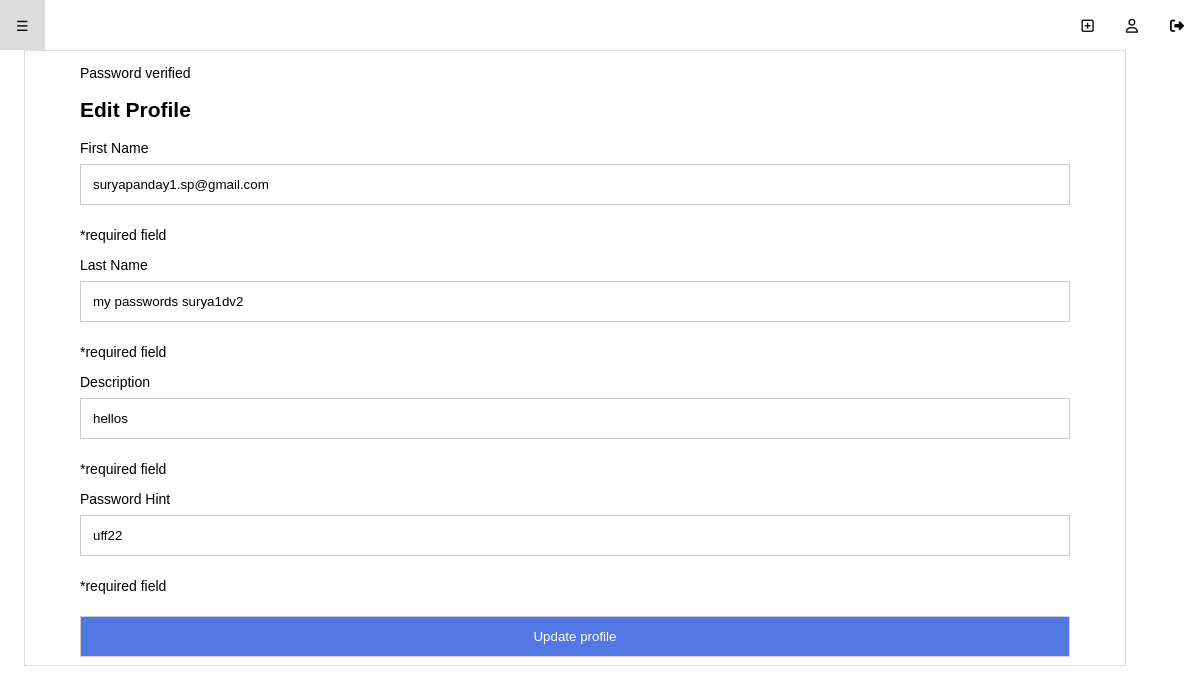
/my/profile.php (signed in), run on the app's committed database.
### tables this page shows
CREATE TABLE `profile` (
  `profile_id` int(11) NOT NULL,
  `description` varchar(255) DEFAULT NULL,
  `psw_hint` varchar(255) DEFAULT NULL,
  `created_at` datetime DEFAULT NULL,
  `updated_at` datetime DEFAULT NULL,
  `user_id` int(11) NOT NULL
);

CREATE TABLE `user` (
  `user_id` int(11) NOT NULL,
  `first_name` varchar(255) NOT NULL,
  `last_name` varchar(255) NOT NULL,
  `email` varchar(255) NOT NULL,
  `password` varchar(255) NOT NULL,
  `user_type` enum('client','admin','engineer') NOT NULL,
  `activation_code` varchar(255) NOT NULL,
  `email_status` enum('0','1') NOT NULL,
  `created_at` datetime NOT NULL,
  `updated_at` datetime NOT NULL
);

### includes/engine.php (called while the page is built, shortened)
<?php
  $conn = mysqli_connect('localhost','root','','ticket');
function get_user_by_id($user_id) {
    global $conn;
      $query = "SELECT  user.*, profile.*
                FROM    user
                JOIN    profile ON user.user_id = profile.user_id
                -- WHERE   profile.user_id = user.user_id
                WHERE user.user_id ='$user_id' LIMIT 1";
    $result = mysqli_query($conn, $query);
    $user = mysqli_fetch_assoc($result);
    return $user;
  }
?>

### my/includes/functions.php (called while the page is built, shortened)
<?php
function disp_my_tickets(){
    global $conn;
    $user = get_user_by_id($_SESSION['user']['user_id']);
    $user_id = $user['user_id'];
    $query = "SELECT * FROM `ticket` WHERE `user_id` ='$user_id' ORDER BY `updated_at` DESC ";
    $result = mysqli_query($conn,$query);
    $tickets = mysqli_fetch_all($result,MYSQLI_ASSOC);
    return $tickets;
}
?>

### my/profile.php (the view, shortened to what this page needs)
<?php include 'includes/head-layout.php' ?>
</head>
<body>
<?php include 'includes/navigation.php' ?>
  <div id="main">
  <div class="row">
    <div class="col-11" >
    <form action="profile.php" method="POST">
    <?php if (!empty($_SESSION['message'])){ ?>
        <p> <?PHP
          if(isset($_SESSION['message'])){
          echo $_SESSION['message'];
              }
      ?></p>
  <?php }else{}	?>
  <h2> Edit Profile</h2>
    <label>First Name</label>
    <input type="text"  name="first_name" value="<?php echo $user['first_name'] ?>"required>
    <p>*required field</p>
    <label>Last Name</label>
    <input type="text"  name="last_name" value="<?php echo $user['last_name'] ?>" required>
    <p>*required field</p>
    <label>Description</label>
    <input type="text"  name="description" value="<?php echo $user['description'] ?>" required>
    <p>*required field</p>
    <label>Password Hint</label>
    <input type="text"  name="psw_hint" value="<?php echo $user['psw_hint'] ?>" required>
    <p>*required field</p>
    <input type="submit"  class="btn" name="update-profile"  value="Update profile">
</form>
      </div>
  </div>
  </div>
</body>
</html>

### my/resources/css/app.css (style rules this page uses)
body { width: 100%; margin: 0; padding: 0; font-size: 14px; font-family: Arial, Helvetica, sans-serif; background-color: white; }
#main { -webkit-transition: margin-left .5s; transition: margin-left .5s; margin: 0; margin-top: 50px; }
.row::after { content: ""; clear: both; display: table; }
[class*="col-"] { margin-left: 2%; float: left; min-height: 500px; border: 0.1px solid #ddd; }
.col-11 { width: 91.66%; }
form { max-width: 90%; margin: auto; }
label { font-size: 14px; color: black; }
input[type=text], input[type=submit] { width: 100%; padding: 12px; margin: 8px 0; display: inline-block; border: 1px solid #ccc; -webkit-box-sizing: border-box; box-sizing: border-box; }
.btn { float: right; background-color: royalblue; border: none; color: white; padding: 15px 20px; border-radius: none; cursor: pointer; width: 40%; opacity: 0.9; }
textarea, select, input[type="text"], .input-field, input[type="button"], input[type="submit"], .input-checkbox { -webkit-appearance: none; border-radius: 0; }

### data on the page
profile: first_name "suryapanday1.sp@gmail.com", last_name "my passwords surya1dv2", description "hellos", psw_hint "uff22"

### other printed values
$_SESSION['message'] "Password verified"
